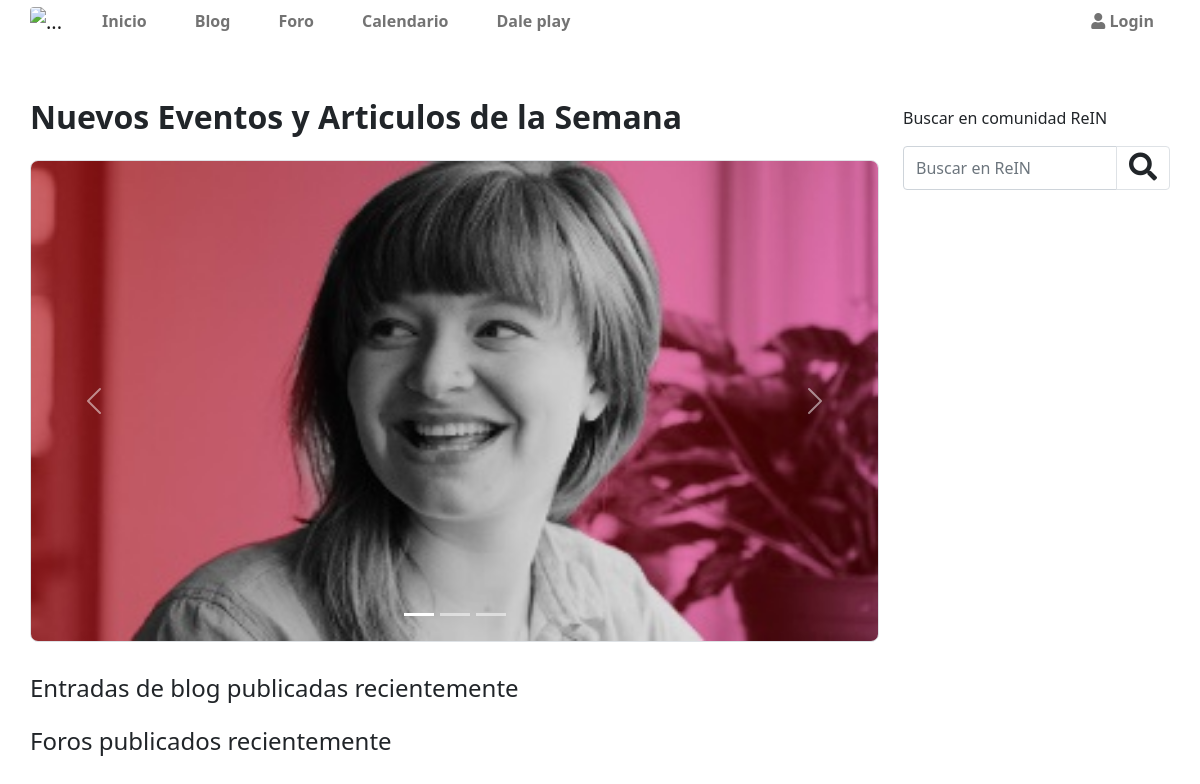
Before: /apprein/ with the older database file.
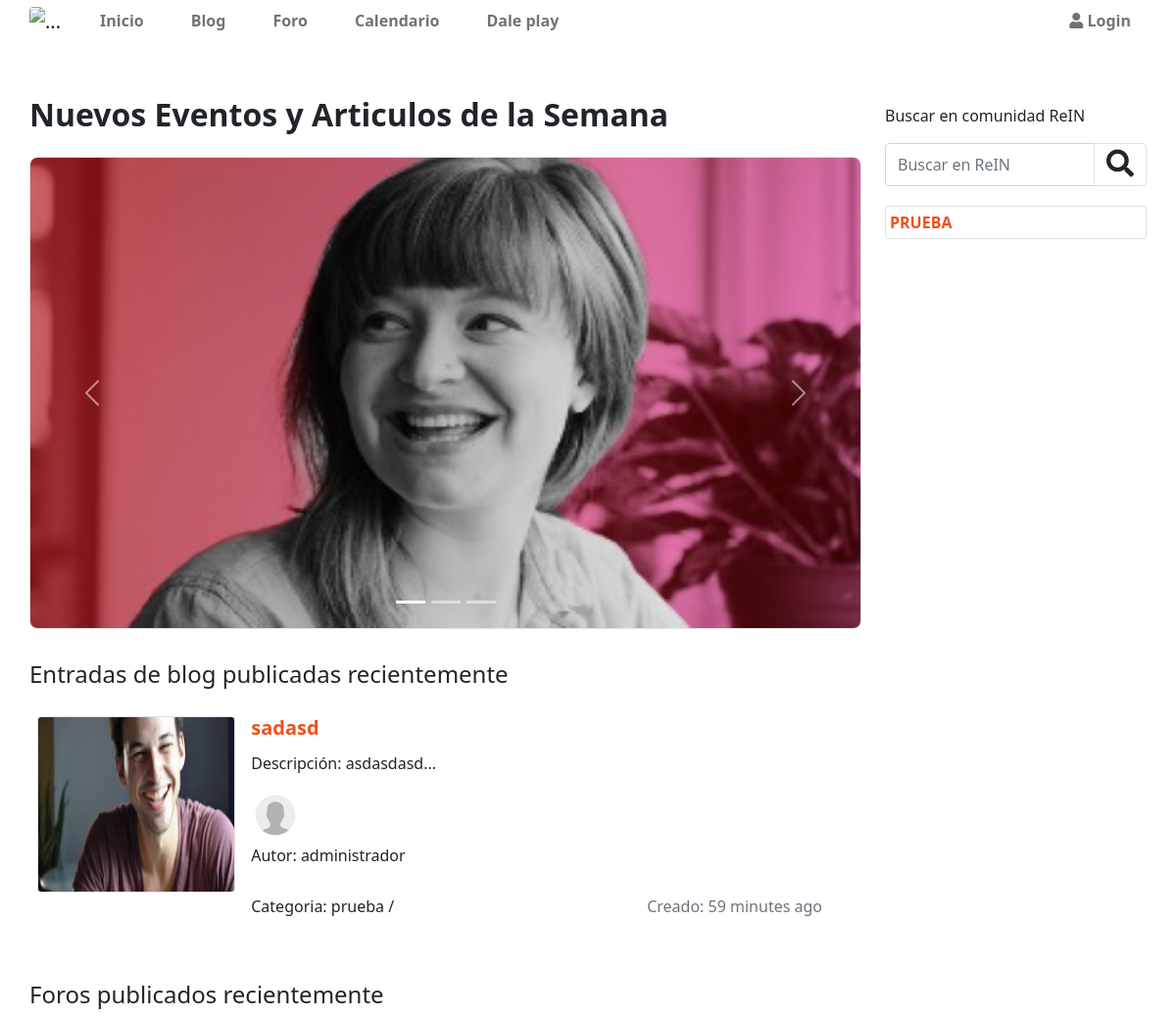
After: the same page with the newer database file.
### appblog/models.py (models this page shows, shortened)
class blogm(models.Model):
    tituloblog=models.CharField(max_length=120,verbose_name='Titulo')
    contenidoblog=models.TextField(verbose_name='Descripción del blog')
    autorblog=models.ForeignKey(User,on_delete=models.CASCADE,related_name='blogm',verbose_name='Autor')
    imagenblog=models.ImageField(default='logo.jpg',upload_to='blog',null=True,blank=True,verbose_name='Imagen del blog')
    categoriablog = models.ManyToManyField(categorias,related_name='categoriasblog',verbose_name='Categorias')
    created=models.DateTimeField(auto_now_add=True)
    updated=models.DateTimeField(auto_now_add=True)
    class Meta:
        verbose_name='blogm'
        verbose_name_plural='blogms'
        ordering = ['-created']

### apprein/models.py (models this page shows, shortened)
class perfil(models.Model):
    user = models.OneToOneField(User,on_delete=models.CASCADE)
    biografia = models.CharField(default='Bienvenido a mi perfil',max_length=140)
    imagenperfil = models.ImageField(default='perfil/userdefault.jpg', upload_to='perfil',null=True,blank=True)
    nombreempesauser = models.ForeignKey(empresasm,on_delete=models.CASCADE,related_name='nombreempresauser',null=True,blank=True, verbose_name='Elija la empresa:')
    puesto_cargo = models.CharField(max_length=140)
    class Meta:
        verbose_name='perfil'
        verbose_name_plural='perfils'

### appcategorias/models.py (models this page shows, shortened)
class categorias(models.Model):
    nombre=models.CharField(max_length=50)
    created=models.DateTimeField(auto_now_add=True)
    updated=models.DateTimeField(auto_now_add=True)
    class Meta:
        verbose_name='categoria'
        verbose_name_plural='categorias'
        ordering = ['-created']

### apprein/views.py (the view)
# urls.py: path('',views.home, name='home'),
def home(request):
     articulospublicados = blogm.objects.all()[:3]
     eventos = eventosm.objects.all()[:3]
     page = request.GET.get('page',1)
     try:
          paginator = Paginator(eventos,3)
          eventos = paginator.page(page)
     except:
          raise Http404
     contexto = {
          'articulospublicados':articulospublicados,
          'eventos':eventos,
          'foros':forom.objects.all()[:3],
          'paginator':paginator,
     }
     return render(request,"apprein/home.html",contexto)

### apprein/context_processors.py (called while the page is built)
def data_templates(request):
    cat = categorias.objects.all()
    subcat = subcategorias.objects.all()
    blog = blogm.objects.all()
    notiblog = notificacionesblog.objects.all().count()
    notiforo = notificacionesforo.objects.all().count()
    notieventos = notificacioneseventos.objects.all().count()
    return{
        'categorias':cat,
        'subcat':subcat,
        'notificaciones':(notiblog+notiforo+notieventos)
    }

### apprein/templates/apprein/home.html (shortened to what this page needs)
{% extends "apprein/plantilla.html" %}
{% load humanize %}
{% load static %}
{% block content %}
<div class="row">
  <div class="col-12 col-lg-12">
    <div class="row d-flex">
      {% include "apprein/snipets/apprein/homeslider.html" %}
    </div>
    <div class="row">
     {% include 'apprein/snipets/apprein/entradasrecienteblog.html' %}
    </div>
    <div class="row">
      {% include 'apprein/snipets/apprein/homeforo.html' %}
     </div>
  </div>
</div>
{% endblock  %}

### apprein/templates/apprein/snipets/apprein/entradasrecienteblog.html (shortened to what this page needs)
{% load static %}
{% load humanize %}
<div class="col-12 col-lg-12 mt-3">
    <h4 class="h4">Entradas de blog publicadas recientemente</h4>
    {% if articulospublicados %}
    {% for articulos in articulospublicados  %}
    <div class="card mb-2 p-3 border-0">
      <div class="row">
        <div class="col-12 col-lg-3 p-1">
          <div class="container text-center d-flex flex-column p-0">
            <img src="{{ articulos.imagenblog.url }}" class="w-100 border rounded" height="180" alt="...">
          </div>
        </div>
        <div class="col-12 col-lg-9">
          <div class="row">
            <div class="col-12">
              <h6 class="py-1 text-start fs-5 fw-bold"><a class="enlace"
                  href="{% url 'mostrarblog' articulos.id %}">{{ articulos.tituloblog }}</a></h6>
            </div>
            <div class="col-12">
              <p>Descripción: {{articulos.contenidoblog | slice:":60"}}...</p>
            </div>
            <div class="col-6">
              <img src="{{ articulos.autorblog.perfil.imagenperfil.url }}" alt="" class="rounded-circle" width="50"
                height="50">
              <p class="py-1">Autor: {{articulos.autorblog}} </p>
            </div>
            <div class="col-12 d-flex justify-content-between">
              <p class="py-2">Categoria:
                {% for c in articulos.categoriablog.all  %}
                {{c.nombre}} /
                {% endfor %}
              </p>
              <p class="py-2 px-4 text-muted">Creado: {{ articulos.created | naturaltime }}</p>
            </div>
          </div>
        </div>
      </div>
    </div>
    {% endfor %}
    {% endif %}
  </div>

### apprein/templates/apprein/snipets/apprein/sidebar.html (shortened to what this page needs)
<div class="col-12 col-lg-3">
    <p class="mt-3">Buscar en comunidad ReIN</p>
    <form action="/apprein/buscador/" method="get" class="d-flex">
        <div class="input-group mb-3">
          <input type="text" name="buscar" class="form-control" value="{{valor}}"  placeholder="Buscar en ReIN" aria-label="Recipient's username" aria-describedby="button-addon2">
          <button class="btn btn-outline-light border" type="submit" id="button-addon2"><i class="fas fa-search fs-3 text-dark"></i></button>
        </div>
      </form>
    {% if categorias %}
        {% for cat in categorias  %}
        <ul class="list-group">
            <li class="list-group-item d-flex my-1 justify-content-between p-1 ">
                <div class="d-flex">
                    <a href="{% url 'resultadosporcategoria' cat.id %}" class=" text-uppercase enlace m-auto fw-bold">{{cat.nombre}}</a>
                </div>
            </li>
        </ul>
        {% endfor %}
    {% endif %}
    </div>
  </div>

Changed rows visible on the page:
added blogm: imagenblog (picture), tituloblog "sadasd", contenidoblog "asdasdasd", autorblog.perfil.imagenperfil (placeholder picture), autorblog "administrador", created "59 minutes ago"
added categorias: nombre "prueba", nombre "PRUEBA"
